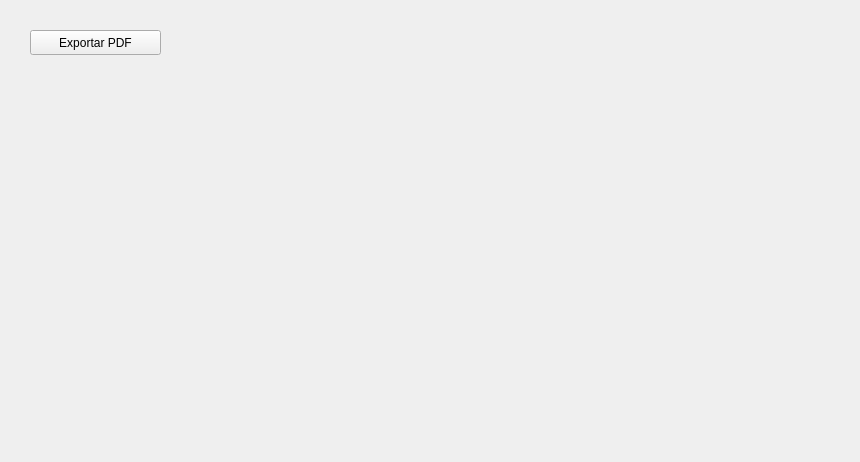
<?xml version="1.0" encoding="UTF-8"?>
<ui version="4.0">
 <class>Form</class>
 <widget class="QWidget" name="Form">
  <property name="geometry">
   <rect>
    <x>0</x>
    <y>0</y>
    <width>860</width>
    <height>462</height>
   </rect>
  </property>
  <property name="windowTitle">
   <string>Form</string>
  </property>
  <widget class="QPushButton" name="generarReportePushButton">
   <property name="geometry">
    <rect>
     <x>30</x>
     <y>30</y>
     <width>131</width>
     <height>25</height>
    </rect>
   </property>
   <property name="text">
    <string>Exportar PDF</string>
   </property>
  </widget>
 </widget>
 <resources/>
 <connections/>
</ui>
